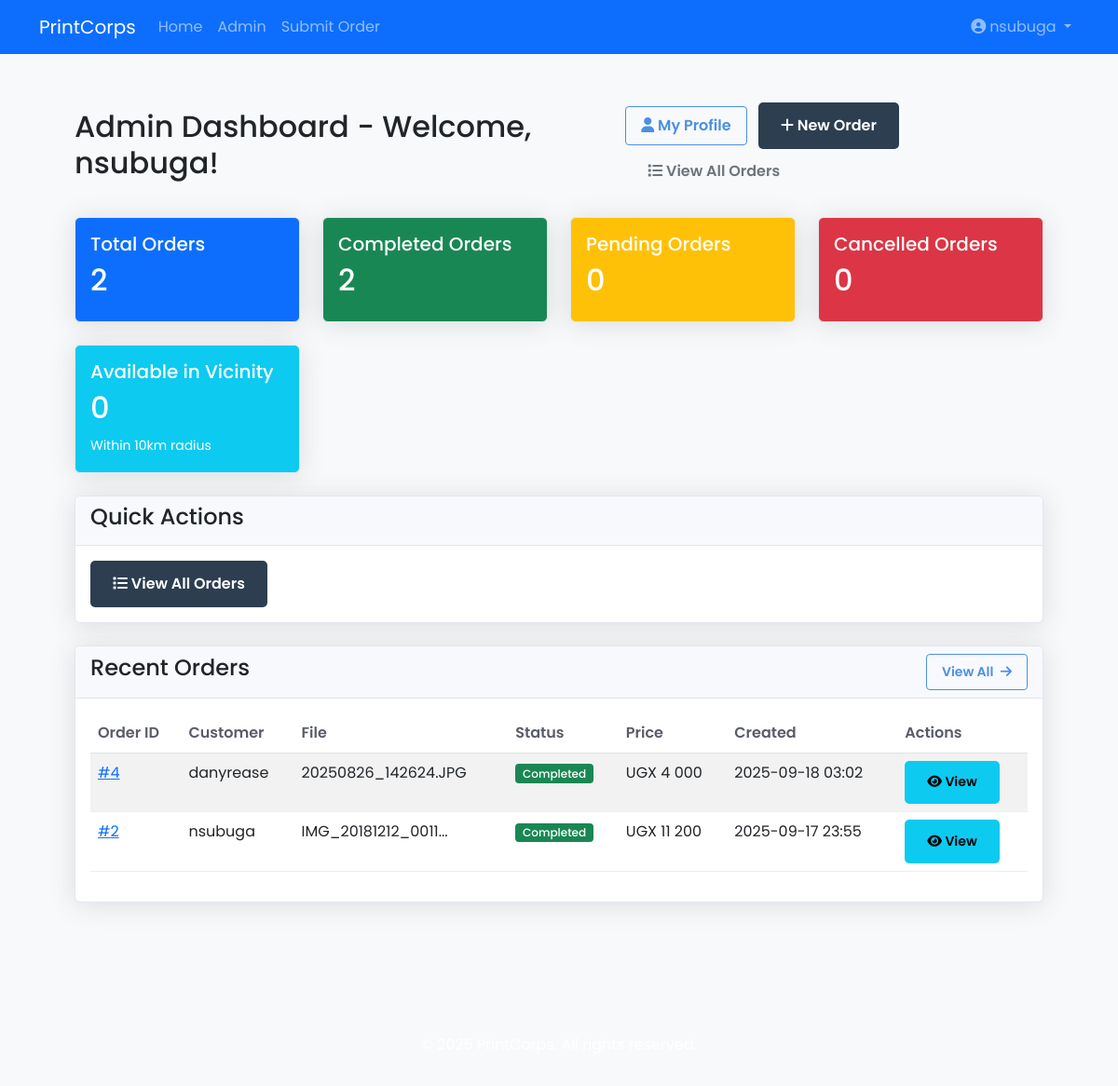
Page /admin/dashboard (signed in) on the committed database.
### app.py (models this page shows, shortened)
class User(UserMixin, db.Model):
    id = db.Column(db.Integer, primary_key=True)
    username = db.Column(db.String(100), unique=True, nullable=False)
    email = db.Column(db.String(120), unique=True, nullable=True)
    full_name = db.Column(db.String(150), nullable=True)
    phone_number = db.Column(db.String(20), nullable=True)
    password_hash = db.Column(db.String(200), nullable=False)
    is_admin = db.Column(db.Boolean, default=False)
    is_superadmin = db.Column(db.Boolean, default=False)
    created_at = db.Column(db.DateTime, default=datetime.utcnow)
    password_changed_at = db.Column(db.DateTime, nullable=True)
    is_one_time_password = db.Column(db.Boolean, default=False)
    reset_token = db.Column(db.String(100), nullable=True)
    reset_token_expires = db.Column(db.DateTime, nullable=True)
    location_set = db.Column(db.Boolean, default=False)  # Track if location is set
    orders = db.relationship('Order', backref='customer', foreign_keys='Order.user_id', lazy=True)
    assigned_orders = db.relationship('Order', backref='assigned_admin', foreign_keys='Order.assigned_admin_id', lazy=True)

class Order(db.Model):
    id = db.Column(db.Integer, primary_key=True)
    user_id = db.Column(db.Integer, db.ForeignKey('user.id'))
    assigned_admin_id = db.Column(db.Integer, db.ForeignKey('user.id'), nullable=True)
    processed_by_id = db.Column(db.Integer, db.ForeignKey('user.id'), nullable=True)
    status = db.Column(db.String(20), default='Pending')
    processing_started_at = db.Column(db.DateTime, nullable=True)
    processing_completed_at = db.Column(db.DateTime, nullable=True)
    file_name = db.Column(db.String(200))
    original_filename = db.Column(db.String(200))
    pages = db.Column(db.Integer)
    color = db.Column(db.Boolean, default=False)
    created_at = db.Column(db.DateTime, default=datetime.utcnow)
    updated_at = db.Column(db.DateTime, onupdate=datetime.utcnow)
    cancelled_at = db.Column(db.DateTime, nullable=True)
    cancellation_reason = db.Column(db.Text, nullable=True)
    is_rush = db.Column(db.Boolean, default=False)
    priority_level = db.Column(db.String(20), default='Normal')
    price = db.Column(db.Float)
    user_notes = db.Column(db.Text, nullable=True)
    admin_notes = db.Column(db.Text, nullable=True)
    paper_type = db.Column(db.String(50))
    paper_size = db.Column(db.String(20))
    copies = db.Column(db.Integer, default=1)
    is_template = db.Column(db.Boolean, default=False)
    template_name = db.Column(db.String(100), nullable=True)
    payment_method = db.Column(db.String(20), nullable=False, default='Mobile Money')
    payment_status = db.Column(db.String(20), default='Pending')
    transaction_id = db.Column(db.String(100))
    mobile_money_provider = db.Column(db.String(20))
    mobile_money_number = db.Column(db.String(15))
    auto_page_count = db.Column(db.Boolean, default=False)
    delivery_address = db.Column(db.Text, nullable=True)
    delivery_contact = db.Column(db.String(50), nullable=True)
    delivery_latitude = db.Column(db.Float, nullable=True)
    delivery_longitude = db.Column(db.Float, nullable=True)
    assigned_admin_rel = db.relationship('User', foreign_keys='Order.assigned_admin_id', backref='orders_assigned')
    processed_by_rel = db.relationship('User', foreign_keys='Order.processed_by_id', backref='orders_processed')

### app.py (the view, shortened to what this page needs)
    @app.route('/admin/dashboard')
    @login_required
    def admin_dashboard():
        if not (current_user.is_admin or current_user.is_superadmin):
            abort(403)
        if current_user.is_superadmin:
            return redirect(url_for('superadmin_dashboard'))
        try:
            assigned_orders = Order.query.filter_by(assigned_admin_id=current_user.id)
            available_orders = []
            if current_user.location and current_user.location.latitude and current_user.location.longitude:
                all_pending = Order.query.filter_by(status='Pending', assigned_admin_id=None).all()
            stats = {
                'total_orders': assigned_orders.count() or 0,
                'pending_orders': assigned_orders.filter_by(status='Pending').count() or 0,
                'processing_orders': assigned_orders.filter_by(status='Processing').count() or 0,
                'completed_orders': assigned_orders.filter_by(status='Completed').count() or 0,
                'cancelled_orders': assigned_orders.filter_by(status='Cancelled').count() or 0,
                'available_orders': len(available_orders),
                'recent_orders': assigned_orders.order_by(Order.created_at.desc()).limit(10).all(),
                'available_orders_list': available_orders
            }
            return render_template('admin_dashboard.html', stats=stats)
        except Exception as e:
            app.logger.error(f"Error in admin dashboard: {str(e)}")
            stats = {
                'total_orders': 0,
                'pending_orders': 0,
                'processing_orders': 0,
                'completed_orders': 0,
                'cancelled_orders': 0,
                'available_orders': 0,
                'recent_orders': [],
                'available_orders_list': []
            }
            return render_template('admin_dashboard.html', stats=stats)

### app.py (called while the page is built)
def format_currency(amount):
    if amount is None:
        return "UGX 0"
    try:
        return f"UGX {float(amount):,.0f}".replace(",", " ")
    except (ValueError, TypeError):
        return "UGX 0"

@login_manager.user_loader
def load_user(user_id):
    return User.query.get(int(user_id))

### templates/admin_dashboard.html (shortened to what this page needs)
{% extends "base.html" %}
{% block content %}
<div class="container-fluid">
    <div class="d-flex justify-content-between align-items-center mb-4">
        <h2>Admin Dashboard - Welcome, {{ current_user.username }}!</h2>
        <div>
            <a href="{{ url_for('profile') }}" class="btn btn-outline-primary me-2">
                <i class="fas fa-user"></i> My Profile
            </a>
            <a href="{{ url_for('upload_file') }}" class="btn btn-primary me-2">
                <i class="fas fa-plus"></i> New Order
            </a>
            <a href="{{ url_for('admin_orders') }}" class="btn btn-outline-secondary">
                <i class="fas fa-list"></i> View All Orders
            </a>
        </div>
    </div>
    {% if stats %}
    <div class="row mt-4">
        <div class="col-xl-3 col-md-6">
            <div class="card bg-primary text-white mb-4">
                <div class="card-body">
                    <h5>Total Orders</h5>
                    <h2>{{ stats.total_orders }}</h2>
                </div>
            </div>
        </div>
        <div class="col-xl-3 col-md-6">
            <div class="card bg-success text-white mb-4">
                <div class="card-body">
                    <h5>Completed Orders</h5>
                    <h2>{{ stats.completed_orders }}</h2>
                </div>
            </div>
        </div>
        <div class="col-xl-3 col-md-6">
            <div class="card bg-warning text-white mb-4">
                <div class="card-body">
                    <h5>Pending Orders</h5>
                    <h2>{{ stats.pending_orders }}</h2>
                </div>
            </div>
        </div>
        <div class="col-xl-3 col-md-6">
            <div class="card bg-danger text-white mb-4">
                <div class="card-body">
                    <h5>Cancelled Orders</h5>
                    <h2>{{ stats.cancelled_orders }}</h2>
                </div>
            </div>
        </div>
        <div class="col-xl-3 col-md-6">
            <div class="card bg-info text-white mb-4">
                <div class="card-body">
                    <h5>Available in Vicinity</h5>
                    <h2>{{ stats.available_orders }}</h2>
                    <small>Within 10km radius</small>
                </div>
            </div>
        </div>
    </div>
    <div class="row mb-4">
        <div class="col-12">
            <div class="card">
                <div class="card-header">
                    <h4>Quick Actions</h4>
                </div>
                <div class="card-body">
                    <a href="{{ url_for('admin_orders') }}" class="btn btn-primary me-2">
                        <i class="fas fa-list"></i> View All Orders
                    </a>
                </div>
            </div>
        </div>
    </div>
    {% if stats.recent_orders %}
    <div class="row">
        <div class="col-12">
            <div class="card mb-4">
                <div class="card-header d-flex justify-content-between align-items-center">
                    <h4>Recent Orders</h4>
                    <a href="{{ url_for('admin_orders') }}" class="btn btn-sm btn-outline-primary">
                        View All <i class="fas fa-arrow-right ms-1"></i>
                    </a>
                </div>
                <div class="card-body">
                    <div class="table-responsive">
                        <table class="table table-striped">
                            <thead>
                                <tr>
                                    <th>Order ID</th>
                                    <th>Customer</th>
                                    <th>File</th>
                                    <th>Status</th>
                                    <th>Price</th>
                                    <th>Created</th>
                                    <th>Actions</th>
                                </tr>
                            </thead>
                            <tbody>
                                {% for order in stats.recent_orders %}
                                <tr>
                                    <td><a href="{{ url_for('view_order', order_id=order.id) }}">#{{ order.id }}</a></td>
                                    <td>{{ order.customer.username if order.customer else 'N/A' }}</td>
                                    <td>{{ order.original_filename|truncate(20) if order.original_filename else 'N/A' }}</td>
                                    <td>
                                        <span class="badge bg-{% if order.status == 'Completed' %}success{% elif order.status == 'Processing' %}warning{% elif order.status == 'Pending' %}secondary{% else %}danger{% endif %}">
                                            {{ order.status }}
                                        </span>
                                    </td>
                                    <td>{{ format_currency(order.price) if order.price else 'N/A' }}</td>
                                    <td>{{ order.created_at.strftime('%Y-%m-%d %H:%M') if order.created_at else 'N/A' }}</td>
                                    <td>
                                        <a href="{{ url_for('view_order', order_id=order.id) }}" class="btn btn-sm btn-info">
                                            <i class="fas fa-eye"></i> View
                                        </a>
                                    </td>
                                </tr>
                                {% endfor %}
                            </tbody>
                        </table>
                    </div>
                </div>
            </div>
        </div>
    </div>
    {% endif %}
    {% else %}
    <div class="alert alert-warning mt-4">
        <h4>No statistics available</h4>
        <p>There seems to be an issue loading the dashboard statistics. Please try again later.</p>
    </div>
    {% endif %}
</div>
{% endblock %}

### templates/base.html (shortened to what this page needs)
<!DOCTYPE html>
<html lang="en">
<head>
    <link href="https://cdn.jsdelivr.net/npm/bootstrap@5.3.0/dist/css/bootstrap.min.css" rel="stylesheet">
    <link rel="stylesheet" href="{{ url_for('static', filename='css/style.css') }}">
    <link rel="stylesheet" href="https://cdnjs.cloudflare.com/ajax/libs/font-awesome/6.0.0/css/all.min.css">
</head>
<body>
    <nav class="navbar navbar-expand-lg navbar-dark bg-primary">
        <div class="container">
            <a class="navbar-brand" href="{{ url_for('home') }}">PrintCorps</a>
            <div class="collapse navbar-collapse" id="navbarContent">
                <ul class="navbar-nav me-auto">
                    <li class="nav-item">
                        <a class="nav-link" href="{{ url_for('home') }}">Home</a>
                    </li>
                    {% if current_user.is_authenticated %}
                    <li class="nav-item">
                        {% if current_user.is_admin or current_user.is_superadmin %}
                            <a class="nav-link" href="{{ url_for('admin_dashboard') }}">Admin</a>
                        {% else %}
                            <a class="nav-link" href="{{ url_for('dashboard') }}">Dashboard</a>
                        {% endif %}
                    </li>
                    <li class="nav-item">
                        <a class="nav-link" href="{{ url_for('upload_file') }}">Submit Order</a>
                    </li>
                    {% endif %}
                </ul>
                <ul class="navbar-nav">
                    {% if current_user.is_authenticated %}
                    <li class="nav-item dropdown">
                        <a class="nav-link dropdown-toggle" href="#" role="button" data-bs-toggle="dropdown">
                            <i class="fas fa-user-circle me-1"></i>{{ current_user.username }}
                        </a>
                    </li>
                    {% endif %}
                </ul>
            </div>
        </div>
    </nav>
    <main>
        {% block content %}{% endblock %}
    </main>
    <footer class="bg-light text-center py-3 mt-5">
        <p>&copy; {{ now.year }} PrintCorps. All rights reserved.</p>
    </footer>
</body>
</html>

### static/css/style.css (style rules this page uses)
:root { --primary-color: #4361ee; --secondary-color: #3f37c9; --light-color: #f8f9fa; --dark-color: #212529; --success-color: #4cc9f0; --danger-color: #f72585; --warning-color: #ff9e00; }
* { margin: 0; padding: 0; box-sizing: border-box; font-family: 'Poppins', sans-serif; }
body { background-color: var(--light-color); color: var(--dark-color); line-height: 1.6; }
nav { display: flex; justify-content: space-between; align-items: center; padding: 1rem 5%; max-width: 1200px; margin: 0 auto; }
main { min-height: calc(100vh - 120px); padding: 2rem 5%; max-width: 1200px; margin: 0 auto; }
.btn { display: inline-block; padding: 0.8rem 1.5rem; border-radius: 5px; text-decoration: none; font-weight: 600; transition: all 0.3s; cursor: pointer; border: none; }
.btn-primary { background-color: var(--primary-color); color: white; }
table { width: 100%; border-collapse: collapse; }
th { background: var(--primary-color); color: white; padding: 1rem; text-align: left; }
td { padding: 1rem; border-bottom: 1px solid #eee; }
.badge { padding: 0.3rem 0.8rem; border-radius: 20px; font-size: 0.8rem; font-weight: 500; display: inline-block; }
footer { background-color: var(--dark-color); color: white; text-align: center; padding: 1.5rem; }
.badge { padding: 5px 10px; border-radius: 4px; font-size: 14px; }
.btn-primary { background-color: #2c3e50; border-color: #2c3e50; transition: all 0.3s; }
.btn-outline-secondary { transition: all 0.3s; }
@media (min-width: 1200px) { .row { display: flex; flex-wrap: wrap; } }
@media (min-width: 1200px) { .col-xl-3 { flex: 0 0 25%; max-width: 25%; } }

### templates/admin_dashboard.html (style rules this page uses)
.d-flex { display: flex; }
.justify-content-between { justify-content: space-between; }
.align-items-center { align-items: center; }
.mb-4 { margin-bottom: 1.5rem; }
.btn-outline-primary { border: 1px solid #4a90e2; color: #4a90e2; background: transparent; padding: 8px 16px; border-radius: 4px; text-decoration: none; transition: all 0.2s; display: inline-block; }
.container-fluid { padding: 20px; }
.mt-4 { margin-top: 1.5rem !important; }
.card { box-shadow: 0 0.15rem 1.75rem 0 rgba(58, 59, 69, 0.15); border: 1px solid #e3e6f0; }
.card-header { background-color: #f8f9fc; border-bottom: 1px solid #e3e6f0; }
.table th { border-top: none; font-weight: 600; color: #5a5c69; }
.badge { font-size: 0.75em; padding: 0.35em 0.65em; }

### rows in the picture
User: username "nsubuga"
Order: id "4", customer "danyrease", original_filename "20250826_142624.JPG", status "Completed", price "UGX 4 000", created_at "2025-09-18 03:02"
Order: id "2", customer "nsubuga", original_filename "IMG_20181212_0011...", status "Completed", price "UGX 11 200", created_at "2025-09-17 23:55"

### other values in the picture
{{ stats.total_orders }} "2"
{{ stats.completed_orders }} "2"
{{ stats.pending_orders }} "0"
{{ stats.cancelled_orders }} "0"
{{ stats.available_orders }} "0"
